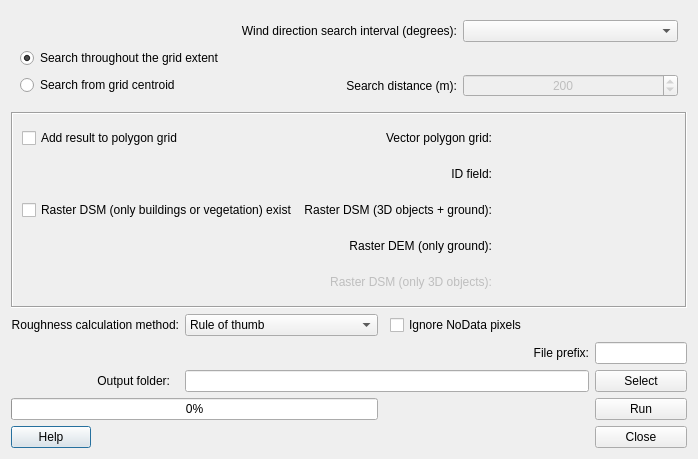
<?xml version="1.0" encoding="UTF-8"?>
<ui version="4.0">
 <class>ImageMorphParamDialogBase</class>
 <widget class="QDialog" name="ImageMorphParamDialogBase">
  <property name="geometry">
   <rect>
    <x>0</x>
    <y>0</y>
    <width>644</width>
    <height>453</height>
   </rect>
  </property>
  <property name="windowTitle">
   <string>Morphometric Calculator</string>
  </property>
  <property name="toolTip">
   <string/>
  </property>
  <layout class="QGridLayout" name="gridLayout_2">
   <item row="1" column="0" colspan="8">
    <widget class="QFrame" name="frame">
     <property name="frameShape">
      <enum>QFrame::Box</enum>
     </property>
     <property name="frameShadow">
      <enum>QFrame::Sunken</enum>
     </property>
     <layout class="QGridLayout" name="gridLayout_6">
      <item row="2" column="5">
       <widget class="QWidget" name="widgetField" native="true">
        <property name="minimumSize">
         <size>
          <width>125</width>
          <height>30</height>
         </size>
        </property>
        <property name="layoutDirection">
         <enum>Qt::LeftToRight</enum>
        </property>
        <layout class="QGridLayout" name="gridLayout_9"/>
       </widget>
      </item>
      <item row="1" column="5">
       <widget class="QWidget" name="widgetPolygrid" native="true">
        <property name="minimumSize">
         <size>
          <width>175</width>
          <height>30</height>
         </size>
        </property>
        <property name="layoutDirection">
         <enum>Qt::LeftToRight</enum>
        </property>
        <layout class="QGridLayout" name="gridLayout_7"/>
       </widget>
      </item>
      <item row="1" column="4">
       <widget class="QLabel" name="label">
        <property name="text">
         <string>Vector polygon grid:</string>
        </property>
        <property name="alignment">
         <set>Qt::AlignRight|Qt::AlignTrailing|Qt::AlignVCenter</set>
        </property>
       </widget>
      </item>
      <item row="2" column="4">
       <widget class="QLabel" name="label_5">
        <property name="text">
         <string>ID field:</string>
        </property>
        <property name="alignment">
         <set>Qt::AlignRight|Qt::AlignTrailing|Qt::AlignVCenter</set>
        </property>
       </widget>
      </item>
      <item row="4" column="5">
       <widget class="QWidget" name="widgetDSMbuildground" native="true">
        <property name="minimumSize">
         <size>
          <width>175</width>
          <height>30</height>
         </size>
        </property>
        <property name="layoutDirection">
         <enum>Qt::LeftToRight</enum>
        </property>
        <layout class="QGridLayout" name="gridLayout_3"/>
       </widget>
      </item>
      <item row="4" column="4">
       <widget class="QLabel" name="label_2">
        <property name="text">
         <string>Raster DSM (3D objects + ground):</string>
        </property>
        <property name="alignment">
         <set>Qt::AlignRight|Qt::AlignTrailing|Qt::AlignVCenter</set>
        </property>
       </widget>
      </item>
      <item row="5" column="5">
       <widget class="QWidget" name="widgetDEM" native="true">
        <property name="minimumSize">
         <size>
          <width>175</width>
          <height>30</height>
         </size>
        </property>
        <property name="layoutDirection">
         <enum>Qt::LeftToRight</enum>
        </property>
        <layout class="QGridLayout" name="gridLayout_4"/>
       </widget>
      </item>
      <item row="5" column="4">
       <widget class="QLabel" name="label_3">
        <property name="text">
         <string>Raster DEM (only ground):</string>
        </property>
        <property name="alignment">
         <set>Qt::AlignRight|Qt::AlignTrailing|Qt::AlignVCenter</set>
        </property>
       </widget>
      </item>
      <item row="6" column="4">
       <widget class="QLabel" name="label_4">
        <property name="enabled">
         <bool>false</bool>
        </property>
        <property name="text">
         <string>Raster DSM (only 3D objects):</string>
        </property>
        <property name="alignment">
         <set>Qt::AlignRight|Qt::AlignTrailing|Qt::AlignVCenter</set>
        </property>
       </widget>
      </item>
      <item row="6" column="5">
       <widget class="QWidget" name="widgetDSMbuild" native="true">
        <property name="enabled">
         <bool>false</bool>
        </property>
        <property name="minimumSize">
         <size>
          <width>175</width>
          <height>30</height>
         </size>
        </property>
        <property name="layoutDirection">
         <enum>Qt::LeftToRight</enum>
        </property>
        <layout class="QGridLayout" name="gridLayout_5"/>
       </widget>
      </item>
      <item row="4" column="0">
       <widget class="QCheckBox" name="checkBoxOnlyBuilding">
        <property name="toolTip">
         <string>Tick this in if a 3D-object DSM without ground heights is available. 3D objects (e.g. buildings) should be metres above ground.</string>
        </property>
        <property name="text">
         <string>Raster DSM (only buildings or vegetation) exist</string>
        </property>
       </widget>
      </item>
      <item row="1" column="0">
       <widget class="QCheckBox" name="addResultToGrid">
        <property name="toolTip">
         <string>&lt;html&gt;&lt;head/&gt;&lt;body&gt;&lt;p&gt;Tick this in if you would like to add the isotropic results to the attribute table for your polygon vector grid. &lt;/p&gt;&lt;/body&gt;&lt;/html&gt;</string>
        </property>
        <property name="text">
         <string>Add result to polygon grid</string>
        </property>
       </widget>
      </item>
     </layout>
    </widget>
   </item>
   <item row="0" column="0" colspan="8">
    <widget class="QFrame" name="frame_2">
     <property name="frameShape">
      <enum>QFrame::NoFrame</enum>
     </property>
     <property name="frameShadow">
      <enum>QFrame::Raised</enum>
     </property>
     <layout class="QGridLayout" name="gridLayout">
      <item row="0" column="0" colspan="2">
       <widget class="QLabel" name="label_8">
        <property name="text">
         <string>Wind direction search interval (degrees):</string>
        </property>
        <property name="alignment">
         <set>Qt::AlignRight|Qt::AlignTrailing|Qt::AlignVCenter</set>
        </property>
       </widget>
      </item>
      <item row="0" column="2">
       <widget class="QComboBox" name="degreeBox">
        <property name="toolTip">
         <string>The interval in search directions for which the morphometric parameters will be calculated</string>
        </property>
       </widget>
      </item>
      <item row="1" column="0" colspan="2">
       <widget class="QRadioButton" name="radioButtonExtent">
        <property name="toolTip">
         <string>See help section for explanation</string>
        </property>
        <property name="text">
         <string>Search throughout the grid extent</string>
        </property>
        <property name="checked">
         <bool>true</bool>
        </property>
       </widget>
      </item>
      <item row="2" column="0">
       <widget class="QRadioButton" name="radioButtonCenter">
        <property name="toolTip">
         <string>See help section for explanation</string>
        </property>
        <property name="text">
         <string>Search from grid centroid</string>
        </property>
       </widget>
      </item>
      <item row="2" column="1">
       <widget class="QLabel" name="label_7">
        <property name="text">
         <string>Search distance (m):</string>
        </property>
        <property name="alignment">
         <set>Qt::AlignRight|Qt::AlignTrailing|Qt::AlignVCenter</set>
        </property>
       </widget>
      </item>
      <item row="2" column="2">
       <widget class="QSpinBox" name="spinBoxDistance">
        <property name="enabled">
         <bool>false</bool>
        </property>
        <property name="alignment">
         <set>Qt::AlignCenter</set>
        </property>
        <property name="suffix">
         <string/>
        </property>
        <property name="minimum">
         <number>1</number>
        </property>
        <property name="maximum">
         <number>10000</number>
        </property>
        <property name="singleStep">
         <number>10</number>
        </property>
        <property name="value">
         <number>200</number>
        </property>
       </widget>
      </item>
     </layout>
    </widget>
   </item>
   <item row="9" column="0">
    <widget class="QPushButton" name="helpButton">
     <property name="enabled">
      <bool>true</bool>
     </property>
     <property name="text">
      <string>Help</string>
     </property>
    </widget>
   </item>
   <item row="7" column="7">
    <widget class="QPushButton" name="runButton">
     <property name="text">
      <string>Run</string>
     </property>
    </widget>
   </item>
   <item row="5" column="1">
    <widget class="QLabel" name="label_6">
     <property name="text">
      <string>Output folder:</string>
     </property>
     <property name="alignment">
      <set>Qt::AlignRight|Qt::AlignTrailing|Qt::AlignVCenter</set>
     </property>
    </widget>
   </item>
   <item row="2" column="3">
    <widget class="QComboBox" name="comboBox_Roughness">
     <property name="toolTip">
      <string>Options to choose methods for roughness calculations regarding zero-plane displacement height (zd) and roughness length (z0) are available.</string>
     </property>
     <item>
      <property name="text">
       <string>Rule of thumb</string>
      </property>
     </item>
     <item>
      <property name="text">
       <string>Raupach (1994/95)</string>
      </property>
     </item>
     <item>
      <property name="text">
       <string>Simplified Bottema (1995)</string>
      </property>
     </item>
     <item>
      <property name="text">
       <string>MacDonald et al. (1998)</string>
      </property>
     </item>
     <item>
      <property name="text">
       <string>Millward-Hopkins et al. (2011)</string>
      </property>
     </item>
     <item>
      <property name="text">
       <string>Kanda et al. (2013)</string>
      </property>
     </item>
    </widget>
   </item>
   <item row="2" column="0" colspan="3">
    <widget class="QLabel" name="label_10">
     <property name="text">
      <string>Roughness calculation method:</string>
     </property>
     <property name="alignment">
      <set>Qt::AlignRight|Qt::AlignTrailing|Qt::AlignVCenter</set>
     </property>
    </widget>
   </item>
   <item row="9" column="7">
    <widget class="QPushButton" name="closeButton">
     <property name="enabled">
      <bool>true</bool>
     </property>
     <property name="text">
      <string>Close</string>
     </property>
    </widget>
   </item>
   <item row="4" column="7">
    <widget class="QLineEdit" name="textOutput_prefix"/>
   </item>
   <item row="2" column="5">
    <widget class="QCheckBox" name="checkBoxNoData">
     <property name="toolTip">
      <string>Tick this in if NoData pixels should be ignored and calculation of grid should be performed eventhough NoData pixels exists within that grid. Nodata pixels are set to the average pixel values of the DEM.</string>
     </property>
     <property name="text">
      <string>Ignore NoData pixels</string>
     </property>
    </widget>
   </item>
   <item row="5" column="7">
    <widget class="QPushButton" name="pushButtonSave">
     <property name="text">
      <string>Select</string>
     </property>
    </widget>
   </item>
   <item row="5" column="3" colspan="4">
    <widget class="QLineEdit" name="textOutput"/>
   </item>
   <item row="7" column="0" colspan="4">
    <widget class="QProgressBar" name="progressBar">
     <property name="value">
      <number>0</number>
     </property>
     <property name="alignment">
      <set>Qt::AlignCenter</set>
     </property>
     <property name="textVisible">
      <bool>true</bool>
     </property>
     <property name="invertedAppearance">
      <bool>false</bool>
     </property>
    </widget>
   </item>
   <item row="4" column="6">
    <widget class="QLabel" name="label_9">
     <property name="text">
      <string>File prefix:</string>
     </property>
     <property name="alignment">
      <set>Qt::AlignRight|Qt::AlignTrailing|Qt::AlignVCenter</set>
     </property>
    </widget>
   </item>
  </layout>
 </widget>
 <resources/>
 <connections>
  <connection>
   <sender>closeButton</sender>
   <signal>clicked()</signal>
   <receiver>ImageMorphParamDialogBase</receiver>
   <slot>accept()</slot>
   <hints>
    <hint type="sourcelabel">
     <x>634</x>
     <y>443</y>
    </hint>
    <hint type="destinationlabel">
     <x>220</x>
     <y>279</y>
    </hint>
   </hints>
  </connection>
  <connection>
   <sender>radioButtonExtent</sender>
   <signal>pressed()</signal>
   <receiver>radioButtonCenter</receiver>
   <slot>click()</slot>
   <hints>
    <hint type="sourcelabel">
     <x>52</x>
     <y>48</y>
    </hint>
    <hint type="destinationlabel">
     <x>36</x>
     <y>70</y>
    </hint>
   </hints>
  </connection>
  <connection>
   <sender>radioButtonCenter</sender>
   <signal>clicked(bool)</signal>
   <receiver>spinBoxDistance</receiver>
   <slot>setEnabled(bool)</slot>
   <hints>
    <hint type="sourcelabel">
     <x>90</x>
     <y>74</y>
    </hint>
    <hint type="destinationlabel">
     <x>625</x>
     <y>87</y>
    </hint>
   </hints>
  </connection>
  <connection>
   <sender>radioButtonExtent</sender>
   <signal>clicked(bool)</signal>
   <receiver>spinBoxDistance</receiver>
   <slot>setDisabled(bool)</slot>
   <hints>
    <hint type="sourcelabel">
     <x>73</x>
     <y>46</y>
    </hint>
    <hint type="destinationlabel">
     <x>472</x>
     <y>68</y>
    </hint>
   </hints>
  </connection>
  <connection>
   <sender>checkBoxOnlyBuilding</sender>
   <signal>clicked(bool)</signal>
   <receiver>widgetDSMbuildground</receiver>
   <slot>setDisabled(bool)</slot>
   <hints>
    <hint type="sourcelabel">
     <x>230</x>
     <y>198</y>
    </hint>
    <hint type="destinationlabel">
     <x>463</x>
     <y>207</y>
    </hint>
   </hints>
  </connection>
  <connection>
   <sender>checkBoxOnlyBuilding</sender>
   <signal>clicked(bool)</signal>
   <receiver>label_2</receiver>
   <slot>setDisabled(bool)</slot>
   <hints>
    <hint type="sourcelabel">
     <x>78</x>
     <y>200</y>
    </hint>
    <hint type="destinationlabel">
     <x>334</x>
     <y>210</y>
    </hint>
   </hints>
  </connection>
  <connection>
   <sender>checkBoxOnlyBuilding</sender>
   <signal>clicked(bool)</signal>
   <receiver>label_3</receiver>
   <slot>setDisabled(bool)</slot>
   <hints>
    <hint type="sourcelabel">
     <x>107</x>
     <y>198</y>
    </hint>
    <hint type="destinationlabel">
     <x>322</x>
     <y>236</y>
    </hint>
   </hints>
  </connection>
  <connection>
   <sender>checkBoxOnlyBuilding</sender>
   <signal>clicked(bool)</signal>
   <receiver>widgetDEM</receiver>
   <slot>setDisabled(bool)</slot>
   <hints>
    <hint type="sourcelabel">
     <x>127</x>
     <y>195</y>
    </hint>
    <hint type="destinationlabel">
     <x>476</x>
     <y>243</y>
    </hint>
   </hints>
  </connection>
  <connection>
   <sender>checkBoxOnlyBuilding</sender>
   <signal>clicked(bool)</signal>
   <receiver>label_4</receiver>
   <slot>setEnabled(bool)</slot>
   <hints>
    <hint type="sourcelabel">
     <x>66</x>
     <y>200</y>
    </hint>
    <hint type="destinationlabel">
     <x>324</x>
     <y>268</y>
    </hint>
   </hints>
  </connection>
  <connection>
   <sender>checkBoxOnlyBuilding</sender>
   <signal>clicked(bool)</signal>
   <receiver>widgetDSMbuild</receiver>
   <slot>setEnabled(bool)</slot>
   <hints>
    <hint type="sourcelabel">
     <x>45</x>
     <y>199</y>
    </hint>
    <hint type="destinationlabel">
     <x>463</x>
     <y>279</y>
    </hint>
   </hints>
  </connection>
 </connections>
 <designerdata>
  <property name="gridDeltaX">
   <number>2</number>
  </property>
  <property name="gridDeltaY">
   <number>2</number>
  </property>
  <property name="gridSnapX">
   <bool>true</bool>
  </property>
  <property name="gridSnapY">
   <bool>true</bool>
  </property>
  <property name="gridVisible">
   <bool>true</bool>
  </property>
 </designerdata>
</ui>
